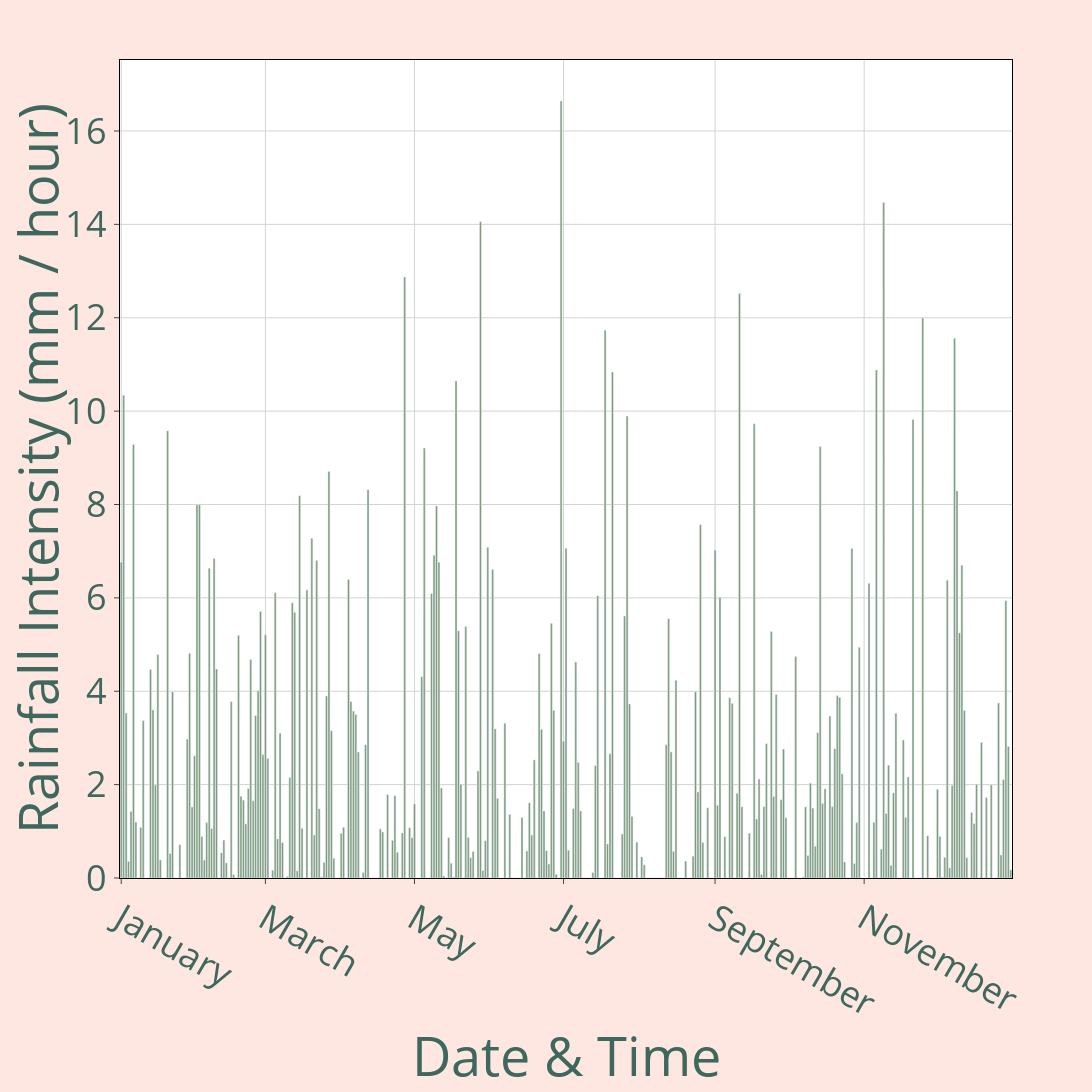

Notebook code for this chart:
### Code cell
df0 = rainfall_data
df0 = df0.loc[(df0.index >= start_date) & (df0.index <= end_date)]
fig0 = px.bar(
    df0,
    title="",
    labels={
        "value": "Rainfall Intensity (mm / hour)",
        "Date": "Date & Time"
    },
    width=2500,
    height=1400
)

fig0.update_traces(
    marker_color='#7D9A79',                # Set the bar colour
    textfont=dict(color='#3E675D', size=16)  # Set text colour and increase text size (if text is added)
)

fig0.update_layout(
    showlegend=False,
    plot_bgcolor='#FFFFFF',    # Set the plot background colour
    paper_bgcolor='#FFE7E1',   # Set the margin (paper) background colour
    font=dict(color="#3E675D", size=45),      # Set default text colour and increase text size
    title_font=dict(color="#3E675D", size=20)   # Set title text colour and size
)

fig0.update_xaxes(
    mirror=True,
    ticks='outside',
    showline=True,
    linecolor='black',
    gridcolor='lightgrey',
    tickformat="%B",
    tickfont=dict(color='#3E675D', size=36)
)

fig0.update_yaxes(
    mirror=True,
    ticks='outside',
    showline=True,
    linecolor='black',
    gridcolor='lightgrey',
    tickfont=dict(color='#3E675D', size=36)
)

config = {
  'toImageButtonOptions': {
    'format': 'png', # one of png, svg, jpeg, webp
    'filename': 'custom_image',
    'height': 1400,
    'width': 2500,
    'scale':6 # Multiply title/legend/axis/canvas sizes by this factor
  }
}

fig0.show(config=config)

### Figure 1 — Plotly figure (JSON) as saved in the notebook; plotly's stock layout.template omitted (floating-point values rounded to 4 significant figures; data arrays with more than 128 entries replaced by an {"elided": "..."} marker saying what was removed)
{"data": [{"alignmentgroup": "True", "hovertemplate": "variable=Rainfall Amount<br>Date & Time=%{x}<br>Rainfall Intensity (mm / hour)=%{y}<extra></extra>", "legendgroup": "Rainfall Amount", "marker": {"color": "#7D9A79", "pattern": {"shape": ""}}, "name": "Rainfall Amount", "offsetgroup": "Rainfall Amount", "orientation": "v", "showlegend": true, "textfont": {"color": "#3E675D", "size": 16}, "textposition": "auto", "type": "bar", "x": {"elided": "365 str values"}, "xaxis": "x", "y": {"elided": "365 float values"}, "yaxis": "y"}], "layout": {"barmode": "relative", "font": {"color": "#3E675D", "size": 45}, "height": 1400, "legend": {"title": {"text": "variable"}, "tracegroupgap": 0}, "margin": {"t": 60}, "paper_bgcolor": "#FFE7E1", "plot_bgcolor": "#FFFFFF", "showlegend": false, "title": {"font": {"color": "#3E675D", "size": 20}}, "width": 2500, "xaxis": {"anchor": "y", "domain": [0, 1], "gridcolor": "lightgrey", "linecolor": "black", "mirror": true, "showline": true, "tickfont": {"color": "#3E675D", "size": 36}, "tickformat": "%B", "ticks": "outside", "title": {"text": "Date & Time"}}, "yaxis": {"anchor": "x", "domain": [0, 1], "gridcolor": "lightgrey", "linecolor": "black", "mirror": true, "showline": true, "tickfont": {"color": "#3E675D", "size": 36}, "ticks": "outside", "title": {"text": "Rainfall Intensity (mm / hour)"}}}}
